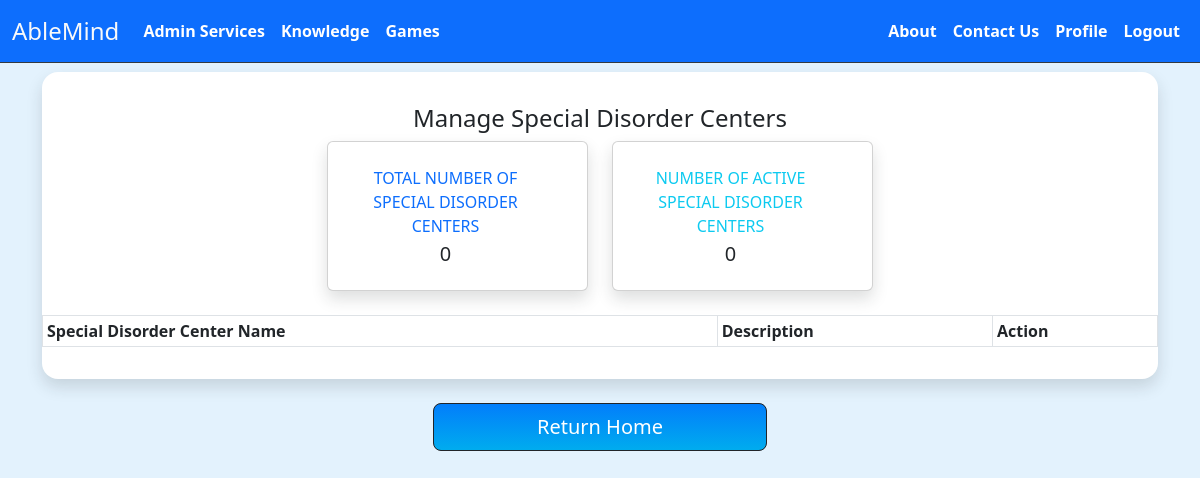
The page /manageTreatmentCenters.php on the database as committed earlier.
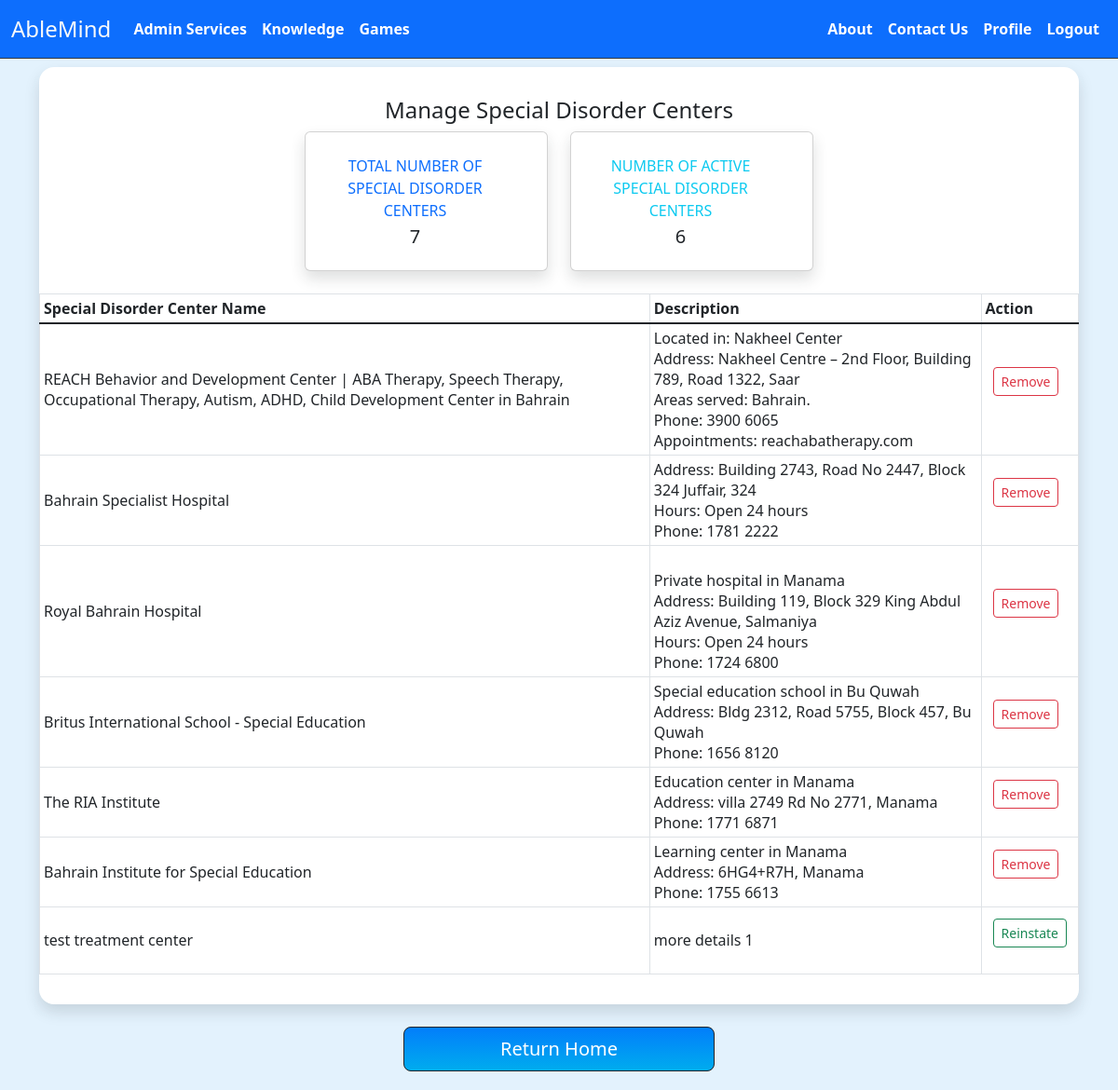
The same page on the database as committed later.
### tables this page shows
CREATE TABLE `treatment_center` (
  `treat_center_id` int(11) NOT NULL,
  `center_name` varchar(200) NOT NULL,
  `description` varchar(500) NOT NULL,
  `status` varchar(10) NOT NULL DEFAULT 'active',
  `picture` varchar(250) NOT NULL DEFAULT 'defaultTreatmentCenter.png'
);

### manageTreatmentCenters.php (the view, shortened to what this page needs)
<?php
require("project_connection.php");
require("navbar_admin.php");
try {
  $sql = "SELECT * FROM `treatment_center`";
  $result = $db->query($sql);
  $rows = $result->fetchAll();
  $sql2 = "SELECT COUNT(*) FROM `treatment_center` where `status` = 'active'";
  $countResult = $db->query($sql2);
  $count = $countResult->fetchColumn();
} catch (PDOException $e) {
  echo $e->getMessage();
  die();
}
?>
<!DOCTYPE html>
<html lang="en">
<head>
  <link href="./assets/dist/css/bootstrap.min.css" rel="stylesheet">
</head>
<body style="background-color: #e3f2fd;">
  <br><br><br>
  <div class='container-lg'>
    <div class="rounded-4 shadow bg-white  py-3">
      <h4 class="mt-3 mb-2 mx-auto text-center"> Manage Special Disorder Centers</h4>
      <div class="row">
        <div class="col-xl-3 col-md-6 mb-4 ms-auto">
          <div class="card border-left-primary shadow h-100 py-2">
            <div class="card-body">
              <div class="row no-gutters align-items-center">
                <div class="col mr-2">
                  <div class="text-xs font-weight-bold text-primary text-uppercase mb-1 text-center">
                    Total Number of Special Disorder Centers</div>
                  <div class="h5 mb-0 font-weight-bold text-gray-800 text-center"><?php echo count($rows) ?> </div>
                </div>
              </div>
            </div>
          </div>
        </div>
        <div class="col-xl-3 col-md-6 mb-4 me-auto">
          <div class="card border-left-primary shadow h-100 py-2">
            <div class="card-body">
              <div class="row no-gutters align-items-center">
                <div class="col mr-2">
                  <div class="text-xs font-weight-bold text-info text-uppercase mb-1 text-center">
                    Number of active Special Disorder Centers</div>
                  <div class="h5 mb-0 font-weight-bold text-gray-800 text-center"><?php echo $count; ?> </div>
                </div>
              </div>
            </div>
          </div>
        </div>
        <div class="table-responsive text-center">
          <table class="table table-bordered table-sm">
            <thead>
              <tr>
                <th scope="col">Special Disorder Center Name</th>
                <th scope="col">Description</th>
                <th scope="col">Action</th>
              </tr>
            </thead>
            <tbody class="table-group-divider table align-middle">
              <?php
              foreach ($rows as $row) {
              ?>
                <tr>
                  <td><?php echo $row['center_name']; ?></td>
                  <td style="white-space: pre-line;"><?php echo $row['description']; ?></td>
                  <td>
                    <form>
                      <?php
                      if ($row['status'] == 'active')
                        echo "<input type='submit' name='removeCenter' class='btn btn-outline-danger btn-sm' value='Remove'/>";
                      else
                        echo "<input type='submit' name='reinstateCenter' class='btn btn-outline-success btn-sm' value='Reinstate'/>";
                      ?>
                    </form>
                  </td>
                </tr>
              <?php
              }
              ?>
            </tbody>
          </table>
        </div>
      </div>
    </div>
    <div style="width:30%; margin-left:auto; margin-right:auto; margin-bottom:20px;">
      <br>
      <a class='btn btn-dark btn-lg d-block' style="background-image: linear-gradient(0deg, rgb(0, 172, 238) 0%, rgb(2, 126, 251) 100%);" href="<?php if (isset($_SESSION['userType'])) {
                                                                                                                                                  if ($_SESSION['userType'] == "member")
                                                                                                                                                    echo 'memberDashboard.php';
                                                                                                                                                  else if ($_SESSION['userType'] == "admin")
                                                                                                                                                    echo 'adminDashboard.php';
                                                                                                                                                  else if ($_SESSION['userType'] == "specialist")
                                                                                                                                                    echo 'specialistDashboard.php';
                                                                                                                                                } else
                                                                                                                                                  echo 'homepage.php'; ?>">Return Home</a>
    </div>
  </div>
</body>
</html>

Rows that differ between the two databases and show on the page:
added treatment_center: center_name "REACH Behavior and Development Center | ABA Therapy, Speech Therapy, Occupational Therapy, Autism, ADHD, Child Development Center in Bahrain", description "Located in: Nakheel Center Address: Nakheel Centre – 2nd Floor, Building 789, Road 1322, Saar Areas served: Bahrain. Phone: 3900 6065 Appointments: reachabatherapy.com"
added treatment_center: center_name "Bahrain Specialist Hospital", description "Address: Building 2743, Road No 2447, Block 324 Juffair, 324 Hours: Open 24 hours Phone: 1781 2222"
added treatment_center: center_name "Royal Bahrain Hospital", description "Private hospital in Manama Address: Building 119, Block 329 King Abdul Aziz Avenue, Salmaniya Hours: Open 24 hours Phone: 1724 6800"
added treatment_center: center_name "Britus International School - Special Education", description "Special education school in Bu Quwah Address: Bldg 2312, Road 5755, Block 457, Bu Quwah Phone: 1656 8120"
added treatment_center: center_name "The RIA Institute", description "Education center in Manama Address: villa 2749 Rd No 2771, Manama Phone: 1771 6871"
added treatment_center: center_name "Bahrain Institute for Special Education", description "Learning center in Manama Address: 6HG4+R7H, Manama Phone: 1755 6613"
added treatment_center: center_name "test treatment center", description "more details 1"
Other text that changed with them:
count($rows): "0" → "7"
$count: "0" → "6"
